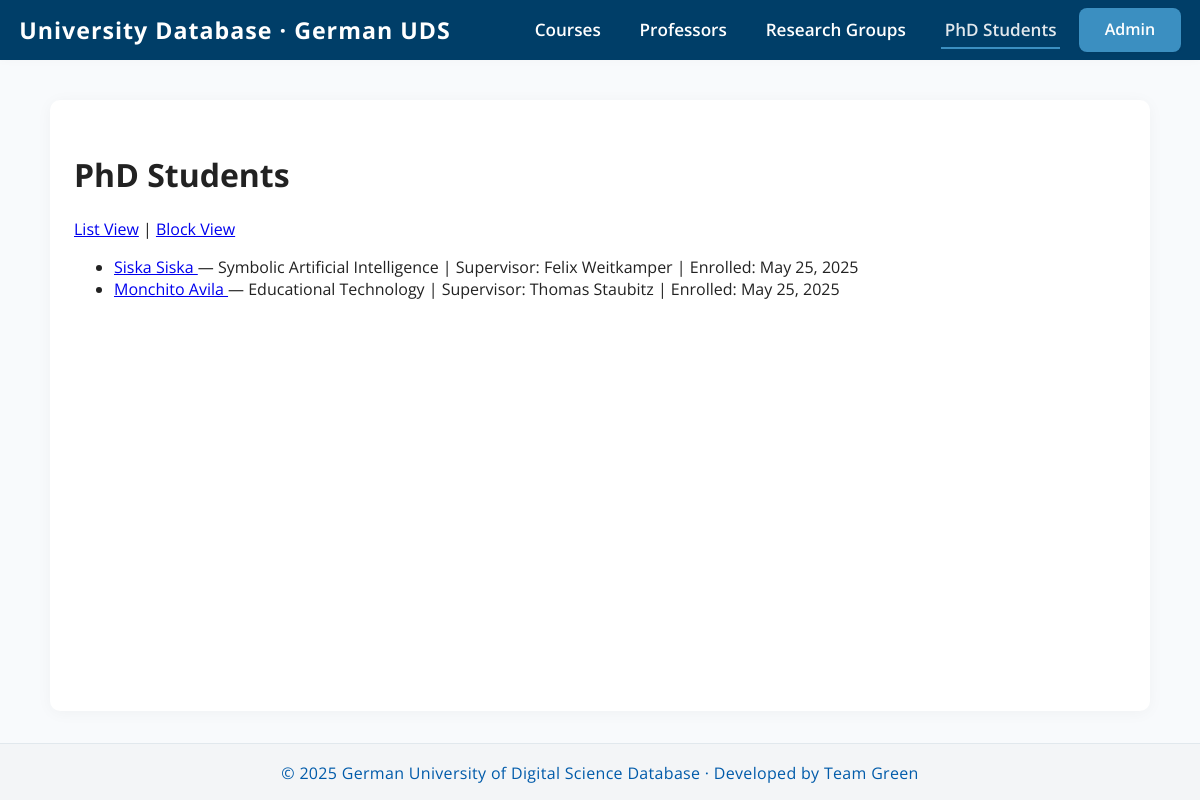
Page /phdstudents/?view=list on the committed database.
### university/models.py (models this page shows, shortened)
class PhDStudent(models.Model):
    title = models.CharField(max_length=50, blank=True)  # <-- add blank=True here
    name = models.CharField(max_length=255)
    research_group = models.ForeignKey(ResearchGroup, on_delete=models.CASCADE, related_name='phd_students')
    supervisor = models.ForeignKey(Professor, on_delete=models.CASCADE, related_name='phd_students')
    enrollment_date = models.DateField()
    image_url = models.URLField(blank=True)
    class Meta:
        verbose_name = "PhD student"
        verbose_name_plural = "PhD students"

class ResearchGroup(models.Model):
    name = models.CharField(max_length=255)
    description = models.TextField()
    lead_professor = models.OneToOneField(
        'Professor',
        on_delete=models.SET_NULL,
        null=True,
        blank=True,
        related_name='leads_research_group'
    )

class Professor(models.Model):
    title = models.CharField(max_length=50)
    name = models.CharField(max_length=255)
    position = models.CharField(max_length=255)
    research_group = models.OneToOneField(
        ResearchGroup, related_name='main_professor',  # update related_name to avoid clash
        on_delete=models.SET_NULL,
        null=True,
        blank=True
    )
    bio = models.TextField(blank=True)
    image_url = models.URLField(blank=True)

### university/views.py (the view)
# urls.py: path('phdstudents/', views.phdstudent_list, name='phdstudent_list'),
def phdstudent_list(request):
    view_mode = request.GET.get('view', 'block')
    students = PhDStudent.objects.all()
    return render(request, 'university/phd_students_list.html', {
        'students': students,
        'view_mode': view_mode,
    })

### university/templates/university/phd_students_list.html (shortened to what this page needs)
{% extends "university/base.html" %}
{% block content %}
<h1>PhD Students</h1>
<div>
  <a href="?view=list">List View</a> | <a href="?view=block">Block View</a>
</div>
{% if view_mode == "list" %}
  <ul>
    {% for student in students %}
      <li>
        <a href="{% url 'phdstudent_detail' student.id %}">
          {{ student.title }} {{ student.name }}
        </a>
        {% if student.research_group %}
          — {{ student.research_group.name }}
        {% endif %}
        {% if student.supervisor %}
          | Supervisor: {{ student.supervisor.name }}
        {% endif %}
        {% if student.enrollment_date %}
          | Enrolled: {{ student.enrollment_date }}
        {% endif %}
      </li>
    {% empty %}
      <li>No PhD students found.</li>
    {% endfor %}
  </ul>
{% endif %}
{% endblock %}

### university/templates/university/base.html (style rules this page uses)
:root { --primary: #005baa; --secondary: #3b8fc1; --light-bg: #f8fafc; --white: #fff; --nav-bg: #003e68; --nav-text: #fff; --nav-hover: #e1e8ed; --footer-bg: #f3f5f7; --footer-text: #005baa; --body-text: #222; }
html { box-sizing: border-box; font-size: 16px; }
*, *:before, *:after { box-sizing: inherit; }
body { margin: 0; font-family: 'Open Sans', Arial, Helvetica, sans-serif; background: var(--light-bg); color: var(--body-text); min-height: 100vh; display: flex; flex-direction: column; font-size: 1rem; }

### rows in the picture
PhDStudent: name "Siska Siska", research_group.name "Symbolic Artificial Intelligence", supervisor.name "Felix Weitkamper", enrollment_date "May 25, 2025"
PhDStudent: name "Monchito Avila", research_group.name "Educational Technology", supervisor.name "Thomas Staubitz", enrollment_date "May 25, 2025"
